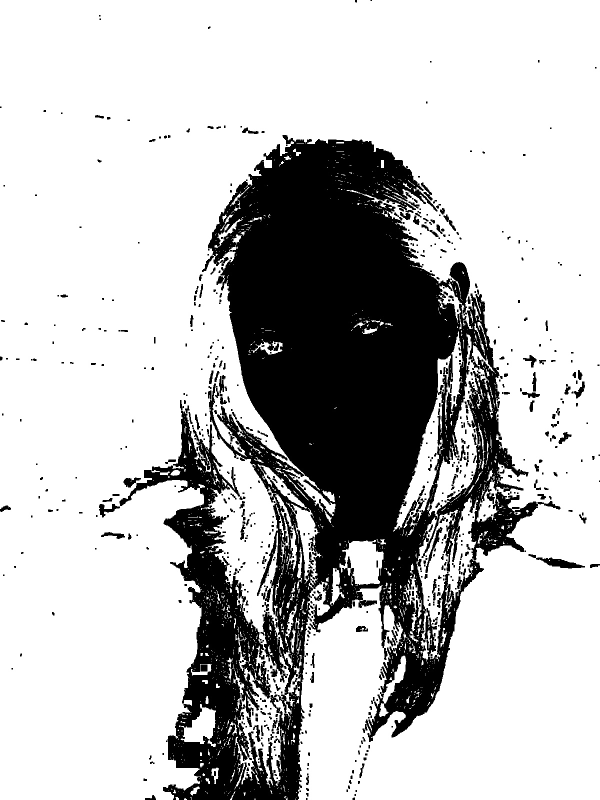
#> input picture 1_HSV.jpg, 1200 x 1599 px (shown at 1/2 size)
$ python -i main.py   (imports and definitions only)
#> lines starting #> are read from the running program, lines starting #| are printed output that depends on the picture; after the words box and inside, x2 and y2 are one past the last pixel; in counts of white or black regions, pixels touching at a corner belong together
#> further down, picture is the input picture: shape (1599, 1200, 3); min 0, max 255, mean 191.1
import cv2
import numpy as np
import json
import webbrowser
from tkinter import Tk, Label, Button, filedialog, Toplevel, Listbox
from tkinter.filedialog import askopenfilename
from tkinter import messagebox
import mediapipe as mp

mp_face_mesh = mp.solutions.face_mesh
mp_drawing = mp.solutions.drawing_utils

def detect_skin(image):
    """Enhanced skin detection combining YCrCb and HSV color spaces with improved hair exclusion."""

    img_YCrCb = cv2.cvtColor(image, cv2.COLOR_BGR2YCrCb)
#> img_YCrCb: shape (1599, 1200, 3); mean of channels 0, 1, 2 191.1, 128, 128
    img_HSV = cv2.cvtColor(image, cv2.COLOR_BGR2HSV)
#> img_HSV: shape (1599, 1200, 3); mean H, S, V 0, 0, 191.1

    height, width, _ = image.shape
#> height = 1599; width = 1200
    forehead_roi = image[int(height * 0.1):int(height * 0.25), width // 4: 3 * width // 4]
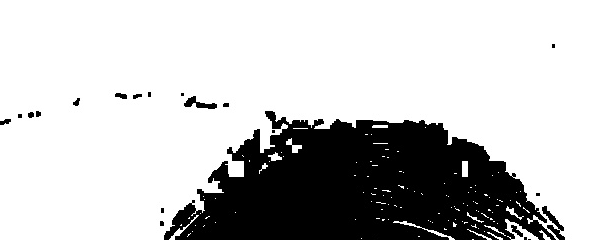
#> forehead_roi: shape (240, 600, 3); min 0, max 255, mean 195.2
    avg_brightness = np.mean(cv2.cvtColor(forehead_roi, cv2.COLOR_BGR2GRAY))
#> avg_brightness = 195.2

    if avg_brightness < 100:
        HSV_lower, HSV_upper = (0, 15, 0), (17, 170, 255)
        YCrCb_lower, YCrCb_upper = (0, 135, 85), (255, 180, 135)
    else:
        HSV_lower, HSV_upper = (0, 20, 0), (20, 150, 255)
        YCrCb_lower, YCrCb_upper = (80, 135, 85), (255, 180, 135)

    HSV_mask = cv2.inRange(img_HSV, HSV_lower, HSV_upper)
#> HSV_mask: shape (1599, 1200); every value is 0
    YCrCb_mask = cv2.inRange(img_YCrCb, YCrCb_lower, YCrCb_upper)

    combined_mask = cv2.bitwise_and(HSV_mask, YCrCb_mask)

    kernel = np.ones((3, 3), np.uint8)
    combined_mask = cv2.morphologyEx(combined_mask, cv2.MORPH_OPEN, kernel)
    combined_mask = cv2.medianBlur(combined_mask, 3)
    combined_mask = cv2.morphologyEx(combined_mask, cv2.MORPH_CLOSE, np.ones((4, 4), np.uint8))

    edges = cv2.Canny(image, 50, 150)
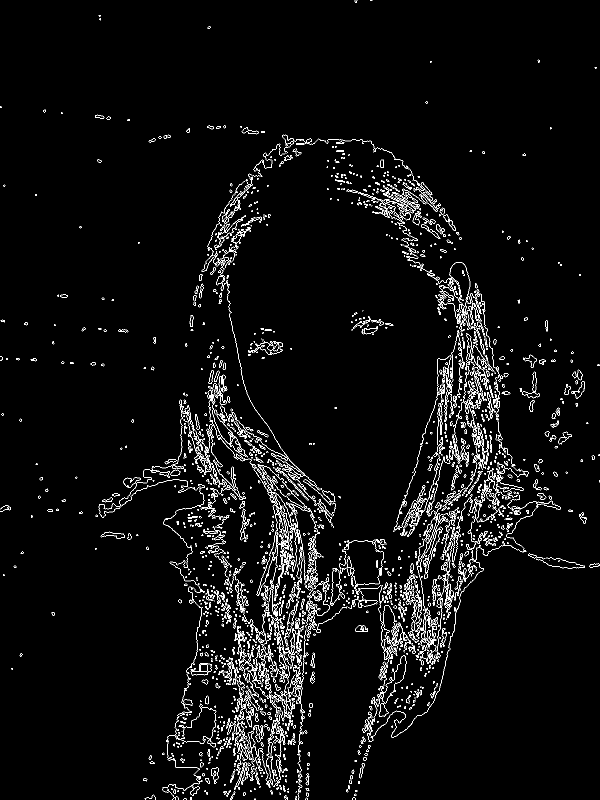
#> edges: shape (1599, 1200) (shown at 1/2 size); 3.4% white in thin lines or dots
    edges = cv2.dilate(edges, np.ones((3, 3), np.uint8), iterations=1)
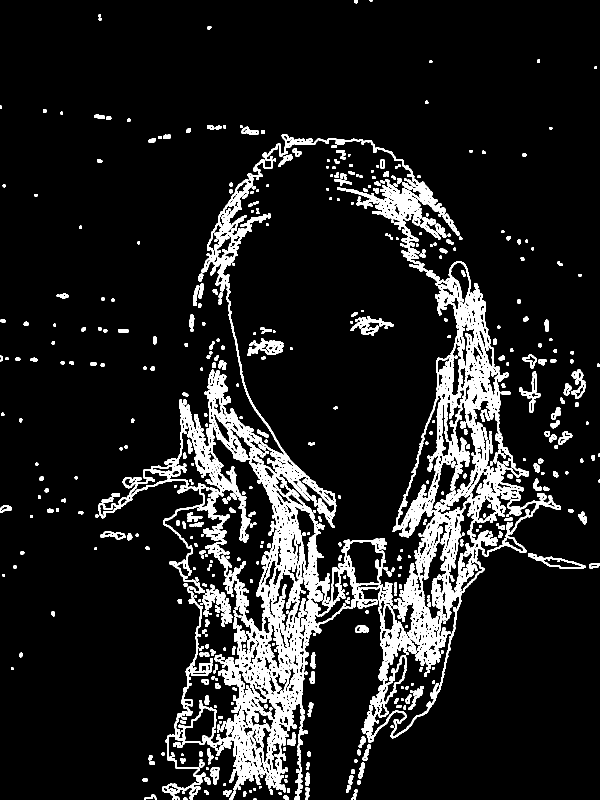
#> edges: shape (1599, 1200) (shown at 1/2 size); 11.2% white; 577 white regions (5 under 20 px), largest, box (x1, y1, x2, y2) and area: (196, 268, 1122, 1599) 174241, (495, 676, 567, 712) 1262, (1056, 1106, 1171, 1138) 887
    combined_mask[edges > 0] = 0

    return combined_mask


# [11 lines left out: function get_region_mean, not called in this run]


def bgr_to_hex(bgr):
    """Convert BGR color to HEX."""
    return "#{:02x}{:02x}{:02x}".format(bgr[2], bgr[1], bgr[0])


# [334 lines left out: functions hex_to_rgb, color_distance_hex, find_top_shades_hex, process_frame, on_shade_click, update_results_window and 7 more, not called in this run]


# [13 lines not run here, left out]

>>> import cv2
>>> picture = cv2.imread('1_HSV.jpg')
>>> result = detect_skin(picture)
